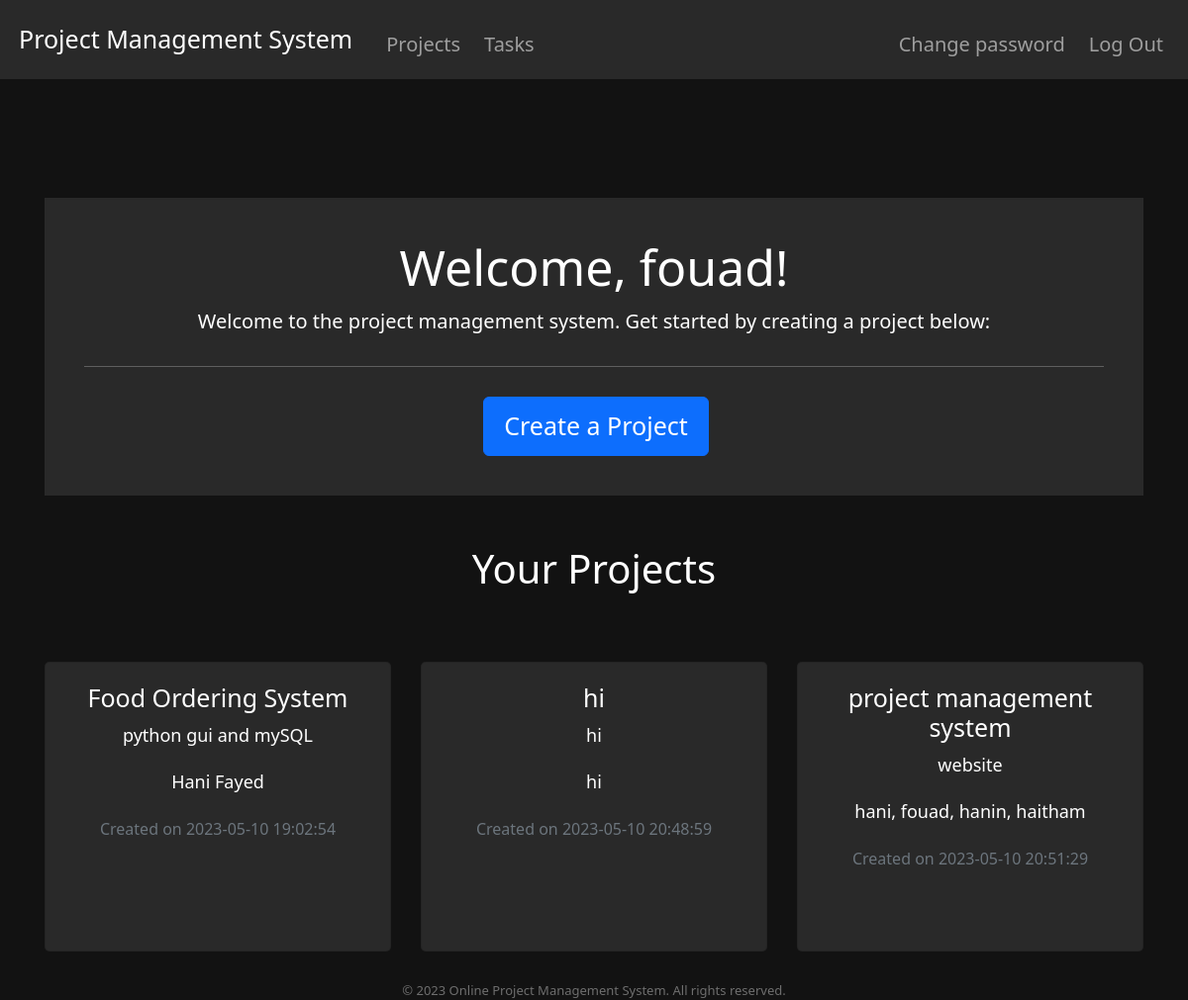
/ (signed in), run on the app's committed database.
### tables this page shows
CREATE TABLE users (id INTEGER PRIMARY KEY AUTOINCREMENT NOT NULL, username TEXT NOT NULL, hash TEXT NOT NULL);

CREATE TABLE projects (
    id INTEGER PRIMARY KEY AUTOINCREMENT NOT NULL,
    user_id INTEGER NOT NULL,
    title TEXT NOT NULL,
    description TEXT, team_members TEXT NOT NULL,
    created_at TIMESTAMP DEFAULT CURRENT_TIMESTAMP,
    FOREIGN KEY (user_id) REFERENCES users (id)
);

### app.py (the view)
@app.route("/")
@login_required
def index():
    projects = db.execute(
        "SELECT * FROM projects WHERE user_id = ?", session["user_id"])
    username = db.execute(
        "SELECT username FROM users WHERE id = ?", session["user_id"])
    name = username[0]['username']
    return render_template("index.html", username=name, projects=projects)

### app.py (called while the page is built)
@app.after_request
def after_request(response):
    response.headers["Cache-Control"] = "no-cache, no-store, must-revalidate"
    response.headers["Expires"] = 0
    response.headers["Pragma"] = "no-cache"
    return response

def login_required(f):
    @wraps(f)
    def decorated_function(*args, **kwargs):
        if session.get("user_id") is None:
            return redirect("/login")
        return f(*args, **kwargs)
    return decorated_function

### templates/index.html (shortened to what this page needs)
{% extends "layout.html" %}
{% block main %}
<div class="container">
	<div class="jumbotron mt-5">
		<h1>Welcome, {{ username }}!</h1>
		<p>Welcome to the project management system. Get started by creating a project below:</p>
		<hr class="my-4">
		<a class="btn btn-primary btn-lg" href="/create-project" role="button">Create a Project</a>
	</div>
	<div class="row">
		<h2 style="margin-top: 50px;">Your Projects</h2>
		{% if projects %}
			{% for project in projects %}
			<div class="col-md-4" style="margin-top: 30px;">
				<a href="/tasks">
					<div class="card mb-4" style="background-color: #292929; color:white;">
						<div class="card-body">
							<h5 class="card-title">{{ project.title }}</h5>
							<p class="card-text">{{ project.description }}</p>
							<p class="card-text">{{ project.team_members }}</p>
							<p class="card-text">
								<small class="text-muted">Created on {{ project.created_at }}</small>
							</p>
						</div>
					</div>
				</a>
			</div>
			{% endfor %}
		{% else %}
            <p>No project found.</p>
        {% endif %}
	</div>
</div>
{% endblock %}

### templates/layout.html (shortened to what this page needs)
<!DOCTYPE html>
<html lang="en">
    <head>
        <link href="https://cdn.jsdelivr.net/npm/bootstrap@5.1.3/dist/css/bootstrap.min.css" rel="stylesheet">
        <link href="/static/styles.css" rel="stylesheet">
    </head>
    <body>
        <nav class="navbar navbar-expand-md navbar-dark" id="navbar-style">
            <div class="container-fluid">
                <a class="navbar-brand" href="/"><span>Project Management System</span></a>
                <div class="collapse navbar-collapse" id="navbar">
                    {% if session["user_id"] %}
                        <ul class="navbar-nav me-auto mt-2">
                            <li class="nav-item"><a class="nav-link" href="/projects">Projects</a></li>
                            <li class="nav-item"><a class="nav-link" href="/tasks">Tasks</a></li>
                        </ul>
                        <ul class="navbar-nav ms-auto mt-2">
                            <li class="nav-item"><a class="nav-link" href="/change-password">Change password</a></li>
                            <li class="nav-item"><a class="nav-link" href="/logout">Log Out</a></li>
                        </ul>
                    {% else %}
                        <ul class="navbar-nav ms-auto mt-2">
                            <li class="nav-item"><a class="nav-link" href="/register">Register</a></li>
                            <li class="nav-item"><a class="nav-link" href="/login">Log In</a></li>
                        </ul>
                    {% endif %}
                </div>
            </div>
        </nav>
        <main class="container-fluid py-5 text-center" style="height: auto;">
            {% block main %}{% endblock %}
        </main>
        <footer id="footer">
            <p>&copy; 2023 Online Project Management System. All rights reserved.</p>
        </footer>
    </body>
</html>

### static/styles.css (style rules this page uses)
html, body, main { background-color: #121212; color: white; font-size: 20px; height: 80vh; }
#footer { width: 100%; height: auto; color: #ffffff63; text-align: center; font-size: small; }
a { text-decoration: none; margin-left: 4px; }
#navbar-style { background-color: #292929; }
.container { margin-top: 30px; }
.jumbotron { background-color: #292929; padding: 2rem 2rem; }
.card { height: 100%; }
.card-title { margin-bottom: 0.5rem; }
.card-text { font-size: 0.9rem; }
.text-muted { font-size: 0.8rem; }
.card { transition: transform 0.3s ease; }

### data on the page
users: username "fouad"
projects: title "Food Ordering System", description "python gui and mySQL", team_members "Hani Fayed", created_at "2023-05-10 19:02:54"
projects: title "hi", description "hi", team_members "hi", created_at "2023-05-10 20:48:59"
projects: title "project management system", description "website", team_members "hani, fouad, hanin, haitham", created_at "2023-05-10 20:51:29"
